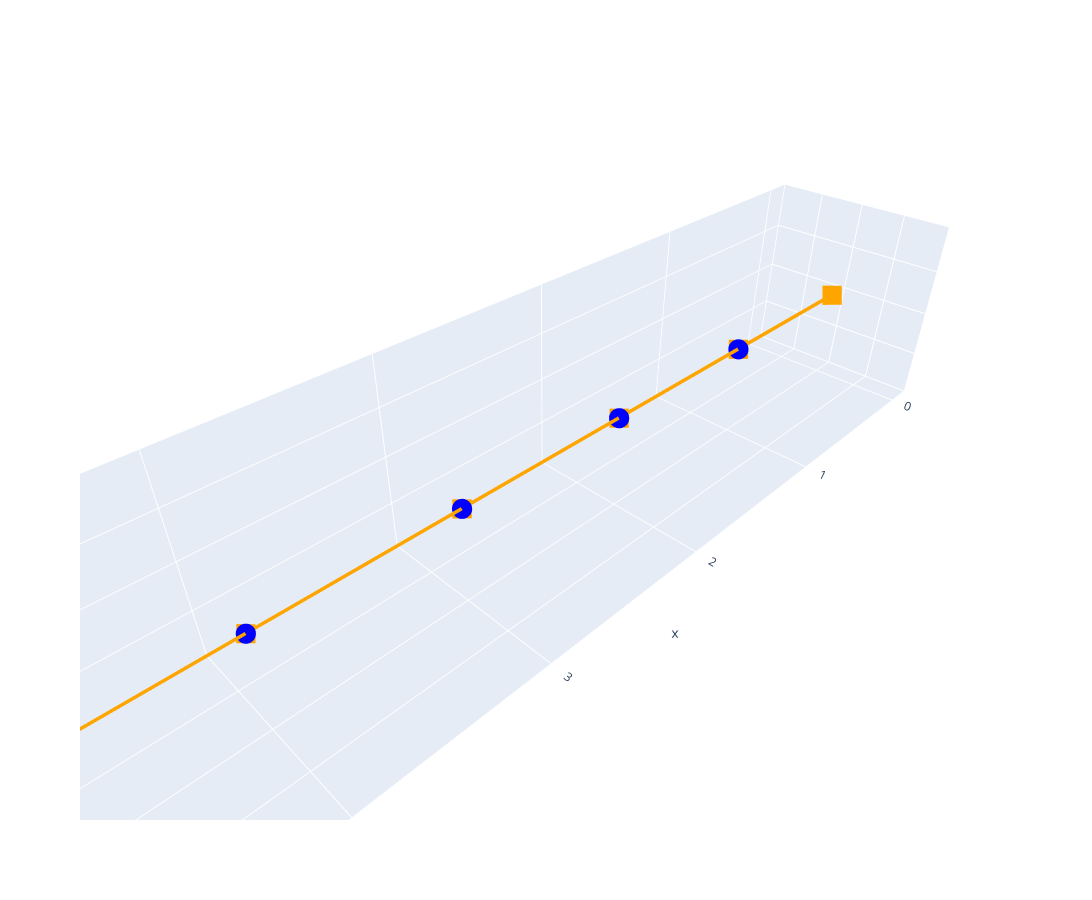

The notebook cell this image was saved under:
### Code cell
fig = go.Figure(data=graph.plot_trace())
fig.update_layout(width=1600, height=900, scene=dict(aspectmode='data'))
fig.show()

### Figure 1 — Plotly figure (JSON) as saved in the notebook; plotly's stock layout.template omitted (floating-point values rounded to 4 significant figures)
{"data": [{"marker": {"color": "orange", "size": 7, "symbol": "square"}, "mode": "markers", "showlegend": false, "type": "scatter3d", "x": [0, 0, 1, 2, 3, 4, 5], "y": [0, 0, 0, 0, 0, 0, 0], "z": [0, 0, 0, 0, 0, 0, 0]}, {"marker": {"color": "blue", "size": 7, "symbol": "circle"}, "mode": "markers", "showlegend": false, "type": "scatter3d", "x": [1, 2, 3, 4, 5], "y": [0, 0, 0, 0, 0], "z": [0, 0, 0, 0, 0]}, {"line": {"color": "orange", "width": 7}, "mode": "lines", "showlegend": false, "type": "scatter3d", "x": [0, 1, null, 1, 2, null, 2, 3, null, 3, 4, null, 4, 5, null, 0, 0, null, 1, 1, null, 2, 2, null, 3, 3, null, 4, 4, null, 5, 5, null], "y": [0, 0, null, 0, 0, null, 0, 0, null, 0, 0, null, 0, 0, null, 0, 0, null, 0, 0, null, 0, 0, null, 0, 0, null, 0, 0, null, 0, 0, null], "z": [0, 0, null, 0, 0, null, 0, 0, null, 0, 0, null, 0, 0, null, 0, 0, null, 0, 0, null, 0, 0, null, 0, 0, null, 0, 0, null, 0, 0, null]}], "layout": {"height": 900, "scene": {"aspectmode": "data"}, "width": 1600}}
